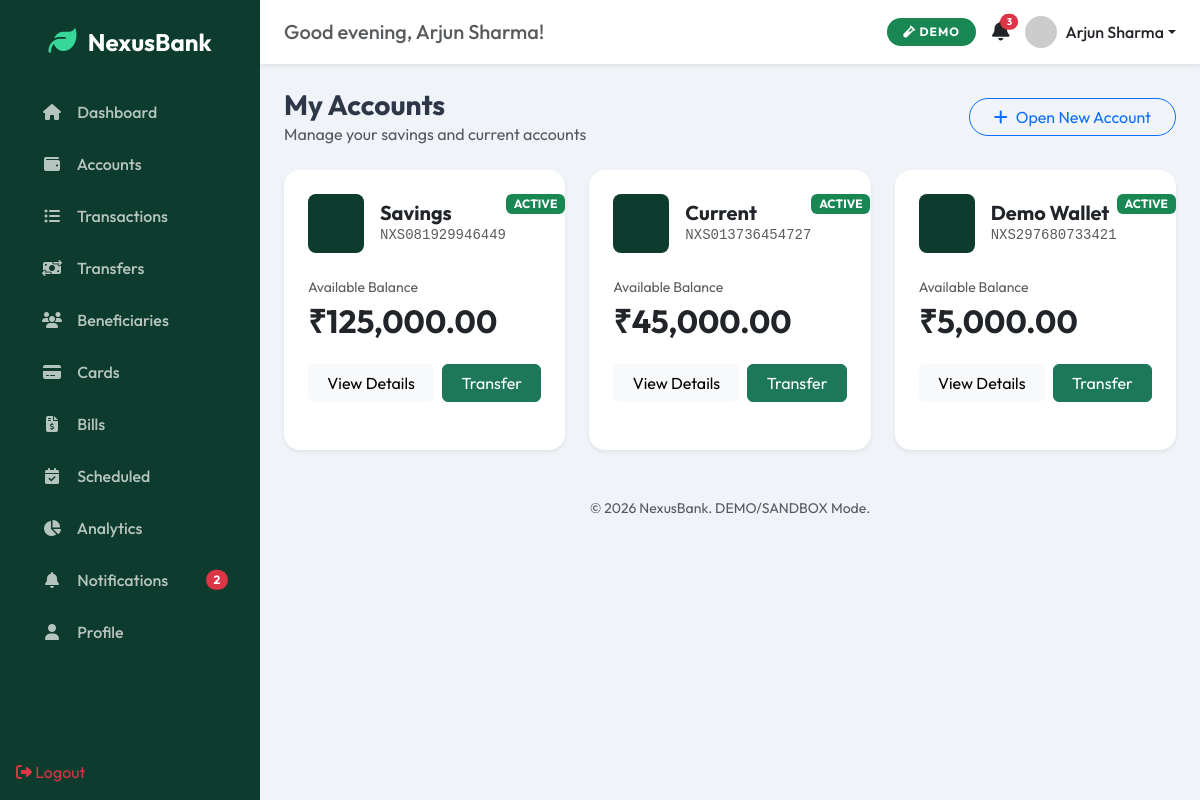
The page /accounts/ (signed in) on the database its author committed.
### models/user.py (models this page shows, shortened)
class User(UserMixin, db.Model):
    __tablename__ = 'users'
    id = db.Column(db.Integer, primary_key=True)
    name = db.Column(db.String(120), nullable=False)
    email = db.Column(db.String(150), unique=True, nullable=False, index=True)
    phone = db.Column(db.String(20), nullable=True)
    date_of_birth = db.Column(db.Date, nullable=True)
    address = db.Column(db.String(300), nullable=True)
    country = db.Column(db.String(100), nullable=True, default='India')
    profile_photo = db.Column(db.String(300), nullable=True)
    password_hash = db.Column(db.LargeBinary, nullable=False)
    mpin_hash = db.Column(db.LargeBinary, nullable=True)
    role = db.Column(db.Enum(UserRole), nullable=False, default=UserRole.USER)
    is_active = db.Column(db.Boolean, nullable=False, default=True)
    is_suspended = db.Column(db.Boolean, nullable=False, default=False)
    email_verified = db.Column(db.Boolean, nullable=False, default=False)
    email_verify_token = db.Column(db.String(200), nullable=True)
    failed_login_attempts = db.Column(db.Integer, nullable=False, default=0)
    locked_until = db.Column(db.DateTime(timezone=True), nullable=True)
    last_login_at = db.Column(db.DateTime(timezone=True), nullable=True)
    last_login_ip = db.Column(db.String(50), nullable=True)
    reset_token = db.Column(db.String(200), nullable=True)
    reset_token_expiry = db.Column(db.DateTime(timezone=True), nullable=True)
    preferred_language = db.Column(db.String(10), nullable=False, default='en')
    notify_email = db.Column(db.Boolean, nullable=False, default=True)
    notify_inapp = db.Column(db.Boolean, nullable=False, default=True)
    created_at = db.Column(
        db.DateTime(timezone=True),
        nullable=False,
        default=lambda: datetime.now(timezone.utc),
    )
    updated_at = db.Column(
        db.DateTime(timezone=True),
        nullable=False,
        default=lambda: datetime.now(timezone.utc),
        onupdate=lambda: datetime.now(timezone.utc),
    )
    accounts = db.relationship('Account', backref='owner', lazy='dynamic')
    notifications = db.relationship(
        'Notification', backref='user', lazy='dynamic',
        order_by='Notification.created_at.desc()',
    )
    audit_logs = db.relationship('AuditLog', backref='user', lazy='dynamic', foreign_keys='AuditLog.user_id')
    beneficiaries = db.relationship('Beneficiary', backref='user', lazy='dynamic')
    @property
    def unread_notification_count(self):
        return self.notifications.filter_by(is_read=False).count()

### models/account.py (models this page shows, shortened)
class Account(db.Model):
    __tablename__ = 'accounts'
    id = db.Column(db.Integer, primary_key=True)
    account_number = db.Column(
        db.String(20), unique=True, nullable=False,
        default=generate_account_number, index=True,
    )
    user_id = db.Column(
        db.Integer, db.ForeignKey('users.id', ondelete='RESTRICT'),
        nullable=False, index=True,
    )
    account_type = db.Column(
        db.Enum(AccountType), nullable=False, default=AccountType.SAVINGS
    )
    currency = db.Column(db.String(3), nullable=False, default='INR')
    status = db.Column(
        db.Enum(AccountStatus), nullable=False, default=AccountStatus.ACTIVE
    )
    nickname = db.Column(db.String(60), nullable=True)
    balance = db.Column(db.Numeric(18, 2), nullable=False, default=0)
    available_balance = db.Column(db.Numeric(18, 2), nullable=False, default=0)
    created_at = db.Column(
        db.DateTime(timezone=True),
        nullable=False,
        default=lambda: datetime.now(timezone.utc),
    )
    updated_at = db.Column(
        db.DateTime(timezone=True),
        nullable=False,
        default=lambda: datetime.now(timezone.utc),
        onupdate=lambda: datetime.now(timezone.utc),
    )
    ledger_entries = db.relationship('LedgerEntry', backref='account', lazy='dynamic')
    cards = db.relationship('Card', backref='account', lazy='dynamic')

### routes/accounts.py (the view)
@accounts_bp.route('/')
@login_required
def index():
    accounts = AccountService.get_user_accounts(current_user.id)
    return render_template('accounts/index.html', accounts=accounts)

### models/user.py (called while the page is built)
@login_manager.user_loader
def load_user(user_id):
    return db.session.get(User, int(user_id))

### services/account_service.py (called while the page is built)
    @staticmethod
    def get_user_accounts(user_id):
        return Account.query.filter_by(user_id=user_id, status='ACTIVE').all()

### templates/accounts/index.html (shortened to what this page needs)
{% extends "base.html" %}
{% block content %}
<div class="row mb-4 align-items-center">
    <div class="col-md-8">
        <h3 class="fw-bold mb-0">My Accounts</h3>
        <p class="text-muted mb-0">Manage your savings and current accounts</p>
    </div>
    <div class="col-md-4 text-md-end mt-3 mt-md-0">
        <button class="btn btn-outline-primary rounded-pill px-4" data-bs-toggle="modal" data-bs-target="#newAccountModal">
            <i class="fa-solid fa-plus me-2"></i>Open New Account
        </button>
    </div>
</div>
<div class="row g-4">
    {% for account in accounts %}
    <div class="col-md-6 col-lg-4">
        <div class="card border-0 shadow-sm rounded-4 h-100 transition hover-shadow">
            <div class="card-body p-4">
                <div class="d-flex justify-content-between align-items-start mb-3">
                    <div class="d-flex align-items-center">
                        <div class="bg-primary bg-opacity-10 text-primary p-3 rounded-3 me-3">
                            <i class="fa-solid fa-wallet fs-4"></i>
                        </div>
                        <div>
                            <h5 class="fw-bold mb-0">{{ account.account_type.value if account.account_type.value is defined else account.account_type }}</h5>
                            <div class="text-muted font-monospace small">{{ account.account_number }}</div>
                        </div>
                    </div>
                    <span class="badge bg-success flex-shrink-0 text-nowrap">{{ account.status.value if account.status.value is defined else account.status }}</span>
                </div>
                <div class="my-4">
                    <div class="text-muted small mb-1">Available Balance</div>
                    <h2 class="fw-bold text-dark mb-0">₹{{ "{:,.2f}".format(account.available_balance) }}</h2>
                </div>
                <div class="d-flex gap-2">
                    <a href="{{ url_for('accounts.detail', account_id=account.id) }}" class="btn btn-light flex-grow-1">View Details</a>
                    <a href="{{ url_for('transfers.transfer') }}" class="btn btn-primary flex-grow-1">Transfer</a>
                </div>
            </div>
        </div>
    </div>
    {% else %}
    <div class="col-12 text-center py-5">
        <p class="text-muted">No accounts found. Open a new one to get started.</p>
    </div>
    {% endfor %}
</div>
{% endblock %}

### templates/base.html (shortened to what this page needs)
<!DOCTYPE html>
<html lang="en">
<head>
    <link href="https://cdn.jsdelivr.net/npm/bootstrap@5.3.0/dist/css/bootstrap.min.css" rel="stylesheet">
    <link href="https://cdnjs.cloudflare.com/ajax/libs/font-awesome/6.4.0/css/all.min.css" rel="stylesheet">
    <link rel="stylesheet" href="{{ url_for('static', filename='css/main.css') }}">
</head>
<body>
    {% if current_user.is_authenticated and not no_sidebar %}
    <aside class="sidebar d-none d-md-flex flex-column">
        <div class="sidebar-brand text-center py-4">
            <i class="fa-solid fa-leaf text-accent fs-3"></i>
            <span class="brand-text fs-4 fw-bold text-white ms-2">NexusBank</span>
        </div>
        <nav class="sidebar-nav flex-grow-1">
            <a href="{{ url_for('dashboard.index') }}" class="nav-link"><i class="fa-solid fa-house"></i> Dashboard</a>
            <a href="{{ url_for('accounts.index') }}" class="nav-link"><i class="fa-solid fa-wallet"></i> Accounts</a>
            <a href="{{ url_for('transactions.index') }}" class="nav-link"><i class="fa-solid fa-list-ul"></i> Transactions</a>
            <a href="{{ url_for('transfers.transfer') }}" class="nav-link"><i class="fa-solid fa-money-bill-transfer"></i> Transfers</a>
            <a href="{{ url_for('beneficiaries.list_beneficiaries') }}" class="nav-link"><i class="fa-solid fa-users"></i> Beneficiaries</a>
            <a href="{{ url_for('cards.list_cards') }}" class="nav-link"><i class="fa-solid fa-credit-card"></i> Cards</a>
            <a href="{{ url_for('payments.bills') }}" class="nav-link"><i class="fa-solid fa-file-invoice-dollar"></i> Bills</a>
            <a href="{{ url_for('payments.scheduled') }}" class="nav-link"><i class="fa-solid fa-calendar-check"></i> Scheduled</a>
            <a href="{{ url_for('analytics.index') }}" class="nav-link"><i class="fa-solid fa-chart-pie"></i> Analytics</a>
            <a href="{{ url_for('notifications.index') }}" class="nav-link position-relative">
                <i class="fa-solid fa-bell"></i> Notifications
                {% if current_user.is_authenticated and current_user.unread_notification_count|default(0) > 0 %}
                <span class="badge bg-danger rounded-pill position-absolute top-50 end-0 translate-middle-y me-3 unread-badge">
                    {{ current_user.unread_notification_count }}
                </span>
                {% endif %}
            </a>
            <a href="{{ url_for('profile.index') }}" class="nav-link"><i class="fa-solid fa-user"></i> Profile</a>
        </nav>
        <div class="sidebar-footer p-3">
            <a href="{{ url_for('auth.logout') }}" class="nav-link text-danger"><i class="fa-solid fa-right-from-bracket"></i> Logout</a>
        </div>
    </aside>
    {% endif %}
    <main class="main-content {% if not current_user.is_authenticated or no_sidebar %}auth-layout{% endif %}">
        {% if current_user.is_authenticated and not no_sidebar %}
        <header class="top-navbar d-flex justify-content-between align-items-center py-3 px-4 bg-white shadow-sm">
            <div class="d-none d-md-block">
                <h5 class="mb-0 text-muted" id="greeting-text">Welcome back!</h5>
            </div>
            <div class="d-flex align-items-center gap-3">
                <span class="badge rounded-pill bg-success px-3 py-2 demo-badge"><i class="fa-solid fa-vial"></i> DEMO</span>
                <div class="dropdown">
                    <a href="#" class="text-dark position-relative" data-bs-toggle="dropdown">
                        <i class="fa-solid fa-bell fs-5"></i>
                        <span class="position-absolute top-0 start-100 translate-middle badge rounded-pill bg-danger unread-badge" style="font-size: 0.6rem;">3</span>
                    </a>
                </div>
                <div class="dropdown">
                    <a href="#" class="d-flex align-items-center text-dark text-decoration-none dropdown-toggle" data-bs-toggle="dropdown">
                        <img src="{{ url_for('static', filename='img/avatar.png') }}" onerror="this.src='https://ui-avatars.com/api/?name=' + encodeURIComponent('{{ current_user.name }}') + '&background=0d3b2e&color=fff'" alt="User" class="rounded-circle me-2" width="32" height="32">
                        <span class="d-none d-md-inline fw-medium">{{ current_user.name }}</span>
                    </a>
                </div>
            </div>
        </header>
        {% endif %}
        <div class="container-fluid py-4 px-md-4 fade-in">
            {% block content %}{% endblock %}
        </div>
        <footer class="text-center py-4 text-muted small">
            <p class="mb-0">&copy; 2026 NexusBank. DEMO/SANDBOX Mode.</p>
        </footer>
    </main>
</body>
</html>

### static/css/main.css (style rules this page uses)
:root { --primary: #0d3b2e; --secondary: #1d785a; --accent: #37d699; --bg-color: #f0f4f8; --text-main: #2d3748; --sidebar-width: 260px; --nav-height: 70px; }
body { font-family: 'Outfit', sans-serif; background-color: var(--bg-color); color: var(--text-main); overflow-x: hidden; }
.sidebar { width: var(--sidebar-width); position: fixed; top: 0; left: 0; height: 100vh; background-color: var(--primary); z-index: 1000; transition: all 0.3s ease; }
.sidebar-nav .nav-link { color: rgba(255, 255, 255, 0.7); padding: 12px 24px; margin: 4px 16px; border-radius: 8px; font-weight: 500; transition: all 0.2s; }
.sidebar-nav .nav-link i { width: 24px; text-align: center; margin-right: 10px; }
.main-content { margin-left: var(--sidebar-width); min-height: 100vh; display: flex; flex-direction: column; }
.text-primary { color: var(--primary) !important; }
.text-accent { color: var(--accent) !important; }
.bg-primary { background-color: var(--primary) !important; }
.btn-primary { background-color: var(--secondary); border-color: var(--secondary); }
.card { border: none; border-radius: 16px; box-shadow: 0 4px 20px rgba(0,0,0,0.03); margin-bottom: 24px; }
.fade-in { animation: fadeIn 0.5s ease-in-out; }
.demo-badge { font-size: 0.75rem; letter-spacing: 1px; }

### rows shown on the page
User: name "Arjun Sharma"
Account: account_type "Savings", account_number "NXS081929946449", status "ACTIVE", available_balance "125,000.00"
Account: account_type "Current", account_number "NXS013736454727", status "ACTIVE", available_balance "45,000.00"
Account: account_type "Demo Wallet", account_number "NXS297680733421", status "ACTIVE", available_balance "5,000.00"

### other values the page prints
{{ current_user.unread_notification_count }} "2"
